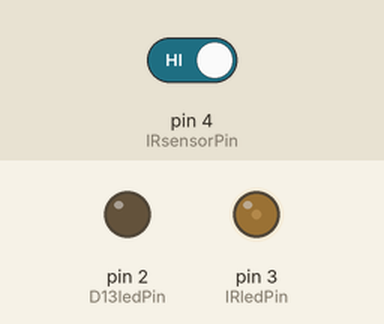
Recording of a sketch running on a simulated Arduino Uno, built with avr-gcc and run on an emulated ATmega328P. Shown: output pins drawn as LEDs (lit = HIGH). Inputs (shaded band) come from the test bench; at power-on: pin 4 (IRsensorPin) HIGH.

Above: at 1.2 s.
1.3 s: pin 4 (IRsensorPin) driven LOW
At 1.52 s:
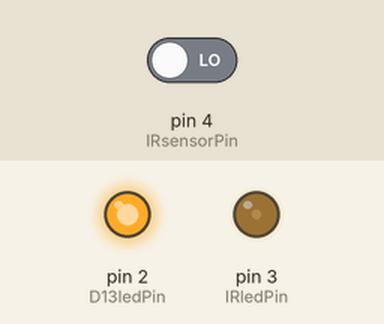
4.3 s: pin 4 (IRsensorPin) driven HIGH
At 4.46 s:
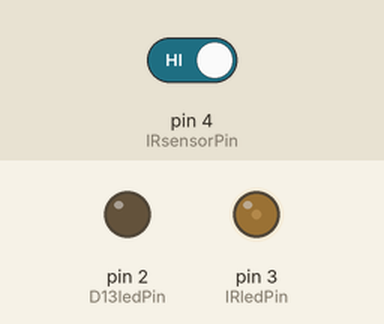
Timing chart, 0 to 13.3 s (numbered marks = the images above; inputs shaded):
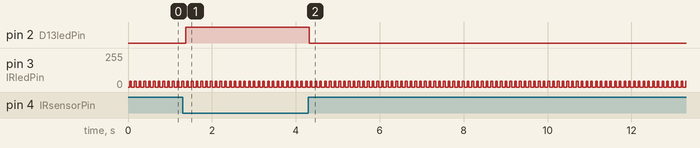

The sketch:

infrared.ino
```cpp
#define IRledPin 3
#define IRsensorPin 4
#define D13ledPin 2    //led que indica visualmente la deteccion del obstaculo

void IR38Write() {
  for(int i = 0; i <= 384; i++) {
    digitalWrite(IRledPin, HIGH);
    delayMicroseconds(13);
    digitalWrite(IRledPin, LOW);
    delayMicroseconds(13);
  }
}

void setup(){
  pinMode(IRledPin, OUTPUT);
  digitalWrite(IRledPin, LOW);
  pinMode(D13ledPin, OUTPUT);
  digitalWrite(D13ledPin, LOW);
}


void loop(){

  IR38Write();
  if (digitalRead(IRsensorPin)==LOW){
    digitalWrite(D13ledPin, HIGH);
  } else {
    digitalWrite(D13ledPin, LOW);
  }
  delay(100);

//  digitalWrite(D13ledPin, HIGH);
//  delay(80000);
}
```

Measured:
- after the input at 1.3 s, pin 2 (D13ledPin): LOW → HIGH after 0.07 s
- after the input at 4.3 s, pin 2 (D13ledPin): HIGH → LOW at once
- by itself, pin 3 (IRledPin): repeats every 0.91 s: 0/255 0.07 s, 42/255 0.04 s, 0/255 0.07 s, 43/255 0.04 s, 4 × (0/255 0.07 s, 42/255 0.04 s), 0/255 0.07 s, 43/255 0.04 s, 0/255 0.07 s, 42/255 0.04 s
